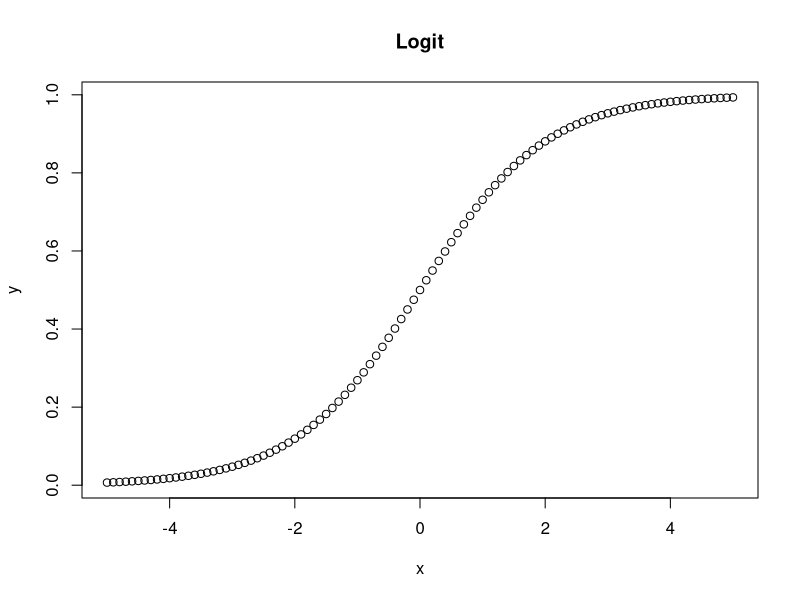
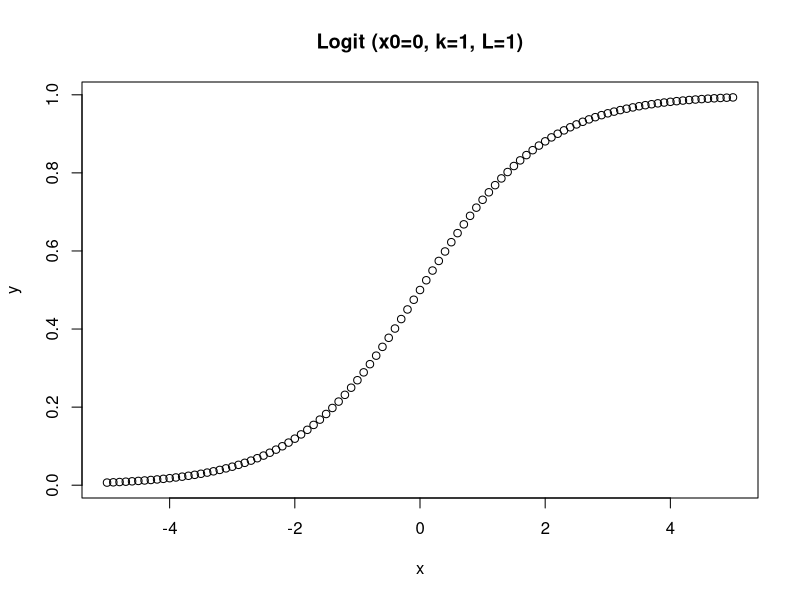
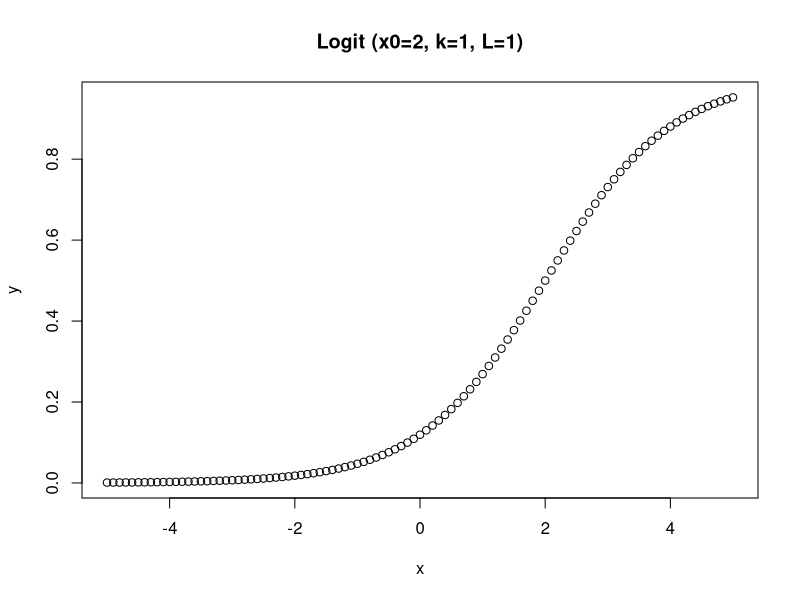
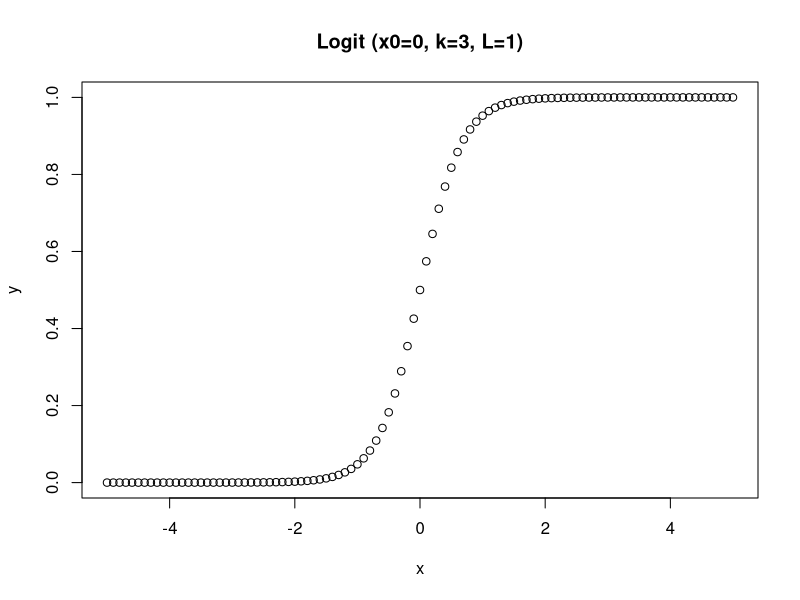
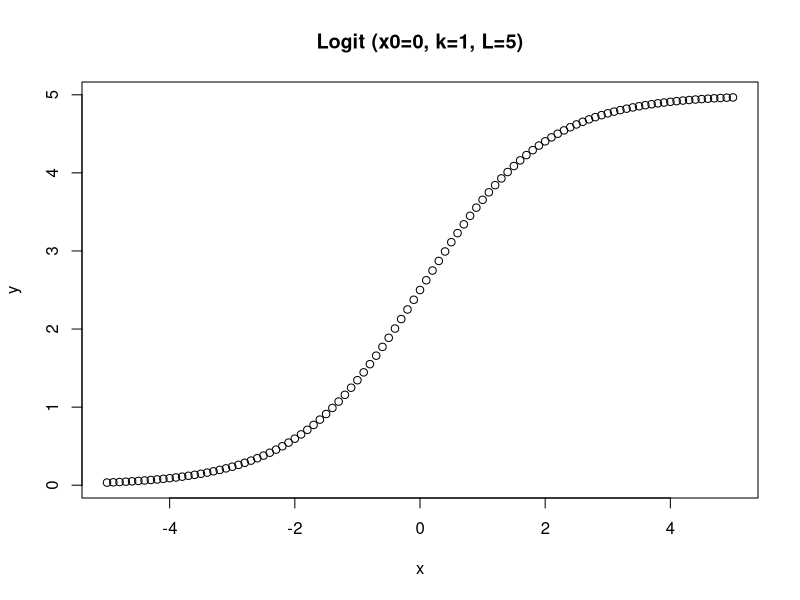

The R source for these figures, in order: (Note: this script raises an error after producing the figures.)
# -----------------------------------------------------------------
# LECTURE 1 - PART 4 - USER DEFINED FUNCTIONS
# -----------------------------------------------------------------

# ---------------------------------------------------------------------------
# EXAMPLE 1:  INLINE FUNCTION TO COMPUTE COTANGENS - NOT USED IN PRESENTATION
# ---------------------------------------------------------------------------

# Cotangens function
mycot = function(x) 1/tan(x)

# Define x
x=pi*0.3

# Run the function
mycot(x)

# Result check
1/tan(x)

# Result check 2
cos(x)/sin(x)

# --------------------------------------------------------------------------
# EXAMPLE 2 :  INLINE FUNCTION TO COMPUTE LOGIT
# --------------------------------------------------------------------------

# Define x
x <- 1

# Logit function
mylogit <- function(x) 1/(1+exp(-x))

# Calculate result
mylogit(x)

# Vector input
x <- seq(-5,5,by=0.1)
y <- mylogit(x)

# Draw chart of the logit function
plot(x,y)
title('Logit')

# --------------------------------------------------------------------------
# EXAMPLE 3 :  USER DEFINED FUNCTION TO COMPUTE LOGIT
# --------------------------------------------------------------------------

# Define x
x <- 1

# Logit function
mylogit2 = function(x) {
  z <- 1/(1+exp(-x))
  return(z)  
}

# Calculate result
mylogit2(x)

# --------------------------------------------------------------------------
# EXAMPLE 4 :  USER DEFINED FUNCTION TO COMPUTE GENERALIZED LOGIT
# --------------------------------------------------------------------------

# Note: Parameters x0, k an L are set as non-obligatory

# Define x
x <- 1

# Logit function
mylogit2 = function(x,x0=0,k=1,L=1) {
  z <- L/(1+exp(-k*(x-x0)))
  return(z)  
}

# Calculate result
mylogit2(x)

# Set additional parameters
x0 <- 2
k <- 3
L <- 5

# Calculate result
mylogit2(x,x0,k,L)

# Vector input
x <- seq(-5,5,by=0.1)

# FIGURE 1 - Standard logit
y <- mylogit2(x)
plot(x,y)
title('Logit (x0=0, k=1, L=1)')

# FIGURE 2 - Shifted midpoint
y <- mylogit2(x,2)
plot(x,y)
title('Logit (x0=2, k=1, L=1)')


# FIGURE 3 - Changed steepness
y <- mylogit2(x,0,3)
plot(x,y)
title('Logit (x0=0, k=3, L=1)')


# FIGURE 4 - Changed maximum
y <- mylogit2(x,0,1,5)
plot(x,y)
title('Logit (x0=0, k=1, L=5)')

# --------------------------------------------------------------------------
# EXAMPLE 5: FIBONACCI SEQUENCE
# --------------------------------------------------------------------------

# Function to compute the Fibonacci sequence of order k
myfibonacci = function(k) {
  
  # Start of calculation time
  t1 <- Sys.time()
  
  # Create an empty vector of size k+1 (as we start with the 0-th term)
  fibonacci = numeric(k+1)
  
  # Cycle to compute the Fibonacci sequence
  for (i in 1:(k+1)) {
    if (i==1) {
      fibonacci[i] <- 0
    } else if (i==2) {
      fibonacci[i] <- 1
    } else {
      fibonacci[i] <- fibonacci[i-1] + fibonacci[i-2] 
    }
  }   
  
  # End of calculation time
  t2 <- Sys.time()
  
  # Save the calculation time to the global enviroment
  t <<- t2-t1
  
  # Return result
  return(fibonacci) 
  
}

# Compute result:
k=15
myfibonacci(k)
print(t)

# Calculation time check:
k=10000
myfibonacci(k)
print(t)

# Note: Most of the numbers in the above calculation get sadly rounded to Inf
